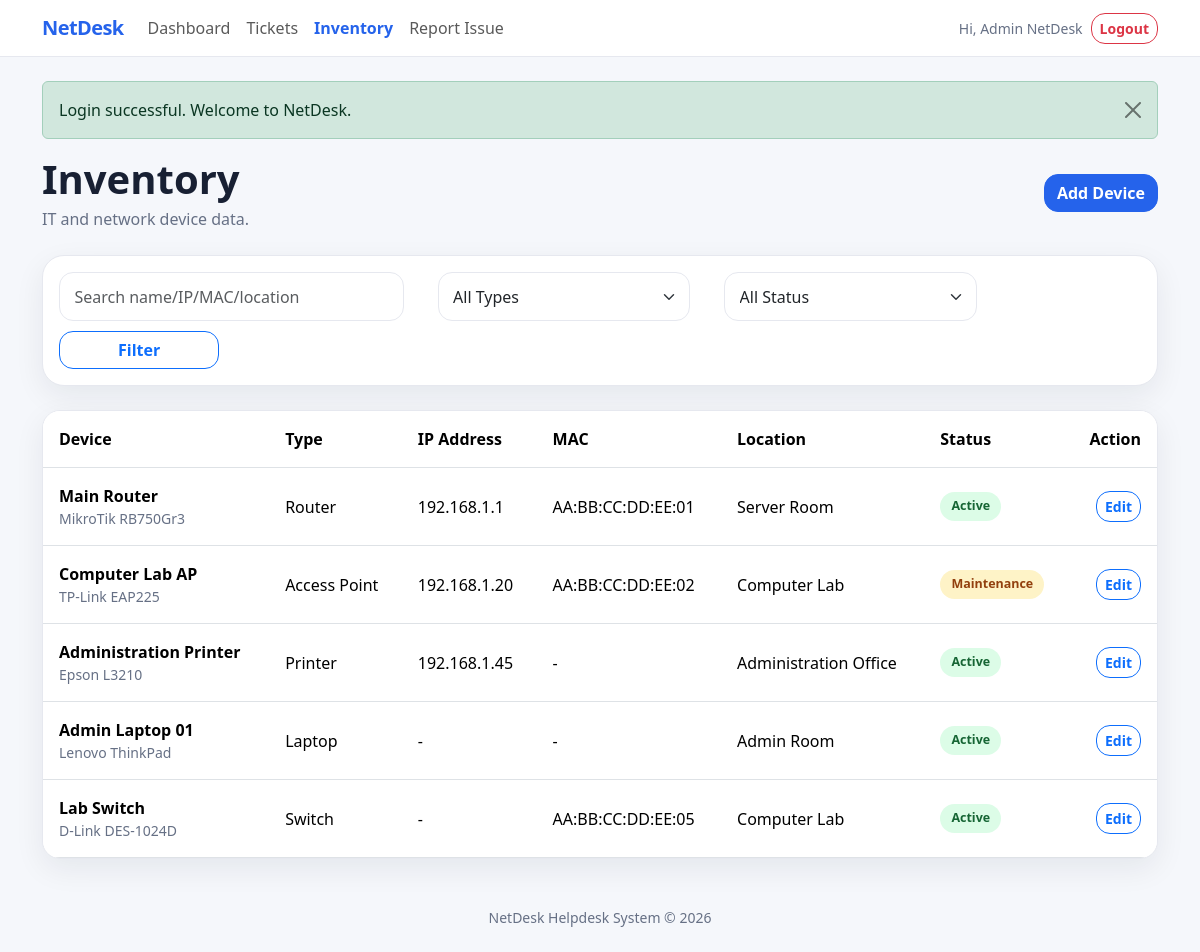
/inventory/index.php (signed in), run on the app's committed database.
### tables this page shows
CREATE TABLE `devices` (
  `id` INT UNSIGNED NOT NULL AUTO_INCREMENT,
  `device_name` VARCHAR(160) NOT NULL,
  `device_type` ENUM('Router','Switch','Access Point','Laptop','PC','Printer','Server','Other') NOT NULL DEFAULT 'Other',
  `brand` VARCHAR(100) NULL,
  `model` VARCHAR(100) NULL,
  `serial_number` VARCHAR(120) NULL,
  `ip_address` VARCHAR(45) NULL,
  `mac_address` VARCHAR(32) NULL,
  `location` VARCHAR(160) NULL,
  `status` ENUM('Active','Maintenance','Broken','Retired') NOT NULL DEFAULT 'Active',
  `notes` TEXT NULL,
  `created_at` TIMESTAMP NOT NULL DEFAULT CURRENT_TIMESTAMP,
  `updated_at` TIMESTAMP NULL DEFAULT NULL ON UPDATE CURRENT_TIMESTAMP,
  PRIMARY KEY (`id`),
  KEY `idx_device_type` (`device_type`),
  KEY `idx_device_status` (`status`),
  KEY `idx_device_ip` (`ip_address`)
);

### inventory/index.php (the view, shortened to what this page needs)
<?php
require_once __DIR__ . '/../includes/auth.php';
$search = trim($_GET['search'] ?? '');
$params = [];
$sql = 'SELECT * FROM devices';
$sql .= ' ORDER BY created_at DESC';
$stmt = $pdo->prepare($sql);
$stmt->execute($params);
$devices = $stmt->fetchAll();
require_once __DIR__ . '/../includes/header.php';
?>
<div class="d-flex flex-column flex-md-row justify-content-between align-items-md-center gap-3 mb-4">
    <div>
        <h1 class="fw-bold mb-1">Inventory</h1>
        <p class="text-muted mb-0">IT and network device data.</p>
    </div>
    <a class="btn btn-primary" href="create.php">Add Device</a>
</div>
<div class="app-card p-3 mb-4">
    <form class="row search-row" method="get">
        <div class="col-md-4">
            <input type="text" name="search" class="form-control" placeholder="Search name/IP/MAC/location" value="<?= e($search) ?>">
        </div>
        <div class="col-md-3">
            <select name="device_type" class="form-select">
                <option value="">All Types</option>
            </select>
        </div>
        <div class="col-md-3">
            <select name="status" class="form-select">
                <option value="">All Status</option>
            </select>
        </div>
        <div class="col-md-2 d-grid">
            <button class="btn btn-outline-primary" type="submit">Filter</button>
        </div>
    </form>
</div>
<div class="table-card">
    <div class="table-responsive">
        <table class="table mb-0">
            <thead>
            <tr>
                <th>Device</th>
                <th>Type</th>
                <th>IP Address</th>
                <th>MAC</th>
                <th>Location</th>
                <th>Status</th>
                <th class="text-end">Action</th>
            </tr>
            </thead>
            <tbody>
            <?php foreach ($devices as $device): ?>
                <tr>
                    <td>
                        <div class="fw-bold"><?= e($device['device_name']) ?></div>
                        <div class="text-muted small"><?= e(trim(($device['brand'] ?? '') . ' ' . ($device['model'] ?? '')) ?: '-') ?></div>
                    </td>
                    <td><?= e($device['device_type']) ?></td>
                    <td><?= e($device['ip_address'] ?: '-') ?></td>
                    <td><?= e($device['mac_address'] ?: '-') ?></td>
                    <td><?= e($device['location'] ?: '-') ?></td>
                    <td><?= device_status_badge($device['status']) ?></td>
                    <td class="text-end">
                        <a href="edit.php?id=<?= (int) $device['id'] ?>" class="btn btn-sm btn-outline-primary">Edit</a>
                    </td>
                </tr>
            <?php endforeach; ?>
            </tbody>
        </table>
    </div>
</div>
<?php require_once __DIR__ . '/../includes/footer.php'; ?>

### includes/functions.php (shortened to what this page needs)
<?php
function e(?string $value): string
{
    return htmlspecialchars($value ?? '', ENT_QUOTES, 'UTF-8');
}
function device_status_badge(string $status): string
{
    $class = match ($status) {
        'Active' => 'badge-resolved',
        'Maintenance' => 'badge-progress',
        'Broken' => 'badge-open',
        'Retired' => 'badge-closed',
        default => 'badge-muted',
    };
    return '<span class="status-badge ' . $class . '">' . e($status) . '</span>';
}

### static/css/style.css (style rules this page uses)
:root { --bg: #f5f7fb; --card: #ffffff; --text: #182033; --muted: #667085; --border: #e6e8ef; --primary: #2563eb; --primary-dark: #1e40af; --danger: #dc2626; --success: #16a34a; --warning: #d97706; --shadow: 0 10px 30px rgba(15, 23, 42, 0.07); }
body { background: var(--bg); color: var(--text); min-height: 100vh; }
.hero-card, .app-card { background: var(--card); border: 1px solid var(--border); border-radius: 22px; box-shadow: var(--shadow); }
.text-muted { color: var(--muted) !important; }
.table-card { background: var(--card); border: 1px solid var(--border); border-radius: 18px; overflow: hidden; box-shadow: var(--shadow); }
.table > :not(caption) > * > * { padding: 1rem; vertical-align: middle; }
.form-control, .form-select { border-radius: 14px; border-color: var(--border); padding: 0.72rem 0.9rem; }
.btn { border-radius: 14px; font-weight: 700; }
.btn-primary { background: var(--primary); border-color: var(--primary); }
.status-badge, .priority-badge { display: inline-flex; align-items: center; border-radius: 999px; padding: 0.35rem 0.7rem; font-size: 0.78rem; font-weight: 800; white-space: nowrap; }
.badge-progress, .priority-medium { background: #fef3c7; color: #92400e; }
.badge-resolved, .priority-low { background: #dcfce7; color: #166534; }
.search-row { gap: 10px; }

### data on the page
devices: device_name "Main Router", brand+model "MikroTik RB750Gr3", device_type "Router", ip_address "192.168.1.1", mac_address "AA:BB:CC:DD:EE:01", location "Server Room", status "Active"
devices: device_name "Computer Lab AP", brand+model "TP-Link EAP225", device_type "Access Point", ip_address "192.168.1.20", mac_address "AA:BB:CC:DD:EE:02", location "Computer Lab", status "Maintenance"
devices: device_name "Administration Printer", brand+model "Epson L3210", device_type "Printer", ip_address "192.168.1.45", mac_address "-", location "Administration Office", status "Active"
devices: device_name "Admin Laptop 01", brand+model "Lenovo ThinkPad", device_type "Laptop", ip_address "-", mac_address "-", location "Admin Room", status "Active"
devices: device_name "Lab Switch", brand+model "D-Link DES-1024D", device_type "Switch", ip_address "-", mac_address "AA:BB:CC:DD:EE:05", location "Computer Lab", status "Active"

### other printed values
$user['name'] "Admin NetDesk"
$flash['message'] "Login successful. Welcome to NetDesk."
